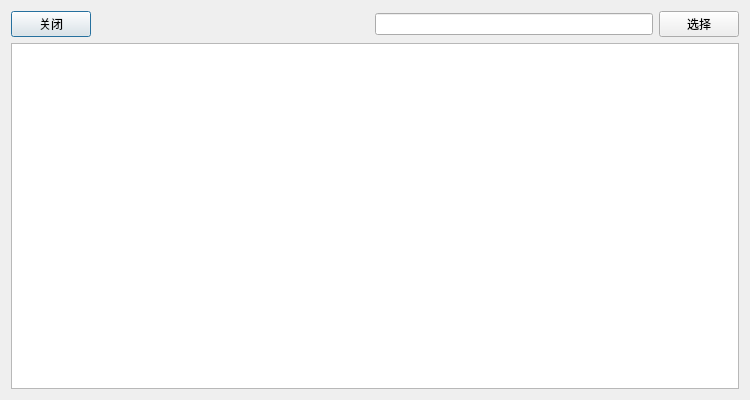
<?xml version="1.0" encoding="UTF-8"?>
<ui version="4.0">
 <class>Dialog</class>
 <widget class="QDialog" name="Dialog">
  <property name="geometry">
   <rect>
    <x>0</x>
    <y>0</y>
    <width>750</width>
    <height>400</height>
   </rect>
  </property>
  <property name="windowTitle">
   <string>Title</string>
  </property>
  <layout class="QVBoxLayout" name="verticalLayout">
   <item>
    <layout class="QHBoxLayout" name="horizontalLayout">
     <item>
      <widget class="QPushButton" name="pushButton">
       <property name="text">
        <string>关闭</string>
       </property>
      </widget>
     </item>
     <item>
      <spacer name="horizontalSpacer">
       <property name="orientation">
        <enum>Qt::Horizontal</enum>
       </property>
       <property name="sizeHint" stdset="0">
        <size>
         <width>40</width>
         <height>20</height>
        </size>
       </property>
      </spacer>
     </item>
     <item>
      <widget class="QLineEdit" name="lineEdit"/>
     </item>
     <item>
      <widget class="QPushButton" name="pushButton_2">
       <property name="text">
        <string>选择</string>
       </property>
      </widget>
     </item>
    </layout>
   </item>
   <item>
    <widget class="QTableWidget" name="tableWidget"/>
   </item>
  </layout>
 </widget>
 <resources/>
 <connections/>
</ui>
